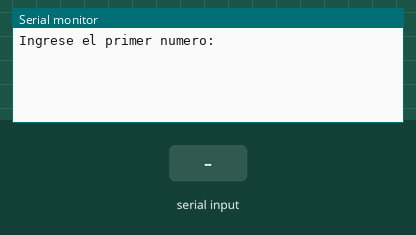
Recording of a program running on a simulated Arduino Uno, built with avr-gcc and run on an emulated ATmega328P. Parts: the last lines printed to the serial monitor. The inputs (shaded band) are chosen by the test bench.

Above: at 0.9 s.
1.0 s: "-\n" received over Serial
At 2.6 s:
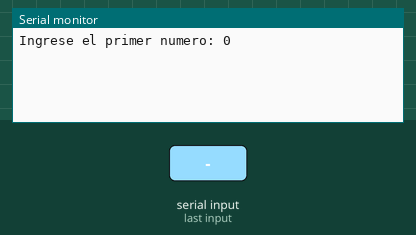
3.5 s: "90,45\n" received over Serial
At 6.0 s:
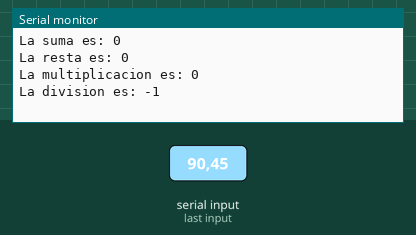

Measured:
- after the input at 1.0 s, the serial monitor: prints a new line after 1.0 s (image 1)
- after the input at 3.5 s, the serial monitor: prints a new line at once (image 2)

The program:

main.cpp
```cpp
#include <Arduino.h>
#include <capturadedatos.h>

void setup() {
  Serial.begin(9600);

  Serial.println();
  Serial.println();


  int numero1 = DataCapture::captureInteger("Ingrese el primer numero:");
  while (!Serial.available()) {}
  int numero2 = DataCapture::captureInteger("Ingrese el segundo numero:");
  int suma=0,resta=0,multiplicacion=0,division=0;

    suma=numero1+numero2;
    resta=numero1-numero2;
    multiplicacion=numero1*numero2;
    division=numero1/numero2;
    Serial.println("La suma es: "+String(suma));
    Serial.println("La resta es: "+String(resta));
    Serial.println("La multiplicacion es: "+String(multiplicacion));
    Serial.println("La division es: "+String(division));


}

void loop() {

}
```

capturadedatos.cpp
```cpp
#include <capturadedatos.h>

int DataCapture::captureInteger(String message) {
    int number = 0;
    Serial.print(message);
    while (!Serial.available()) {}
    String inputString = Serial.readString();
    if (isInteger(inputString)) {
        number = inputString.toInt();
        Serial.print(" " + String(number));
        Serial.println();
    } else {
        Serial.println("El dato ingresado no es un numero entero.");
    }

    return number;
}

String DataCapture::captureString(String message) {
    Serial.print(message);
    while (!Serial.available()) {}
    String inputString = Serial.readString();
    Serial.print(" " + inputString);
    Serial.println();
    return inputString;
}

bool DataCapture::isInteger(String data) {
    if (data.length() == 0) return false;

    for (int i = 0; i < data.length(); i++) {
        if (i == 0 && data[i] == '-' && data.length() > 1) continue;  // Acepta un signo negativo al principio
        if (data[i] == '\n' || data[i] == '\r') continue; // Ignora los caracteres de nueva línea y retorno de carro
        if (!isDigit(data[i])) return false;  // Si no es un dígito, retorna falso
    }
    return true;
}
```

capturadedatos.h
```cpp
#include <Arduino.h>

class DataCapture
{
private:
    static bool isInteger(String data);
public:
    static int captureInteger(String message);
    static String captureString(String message);
};
```
